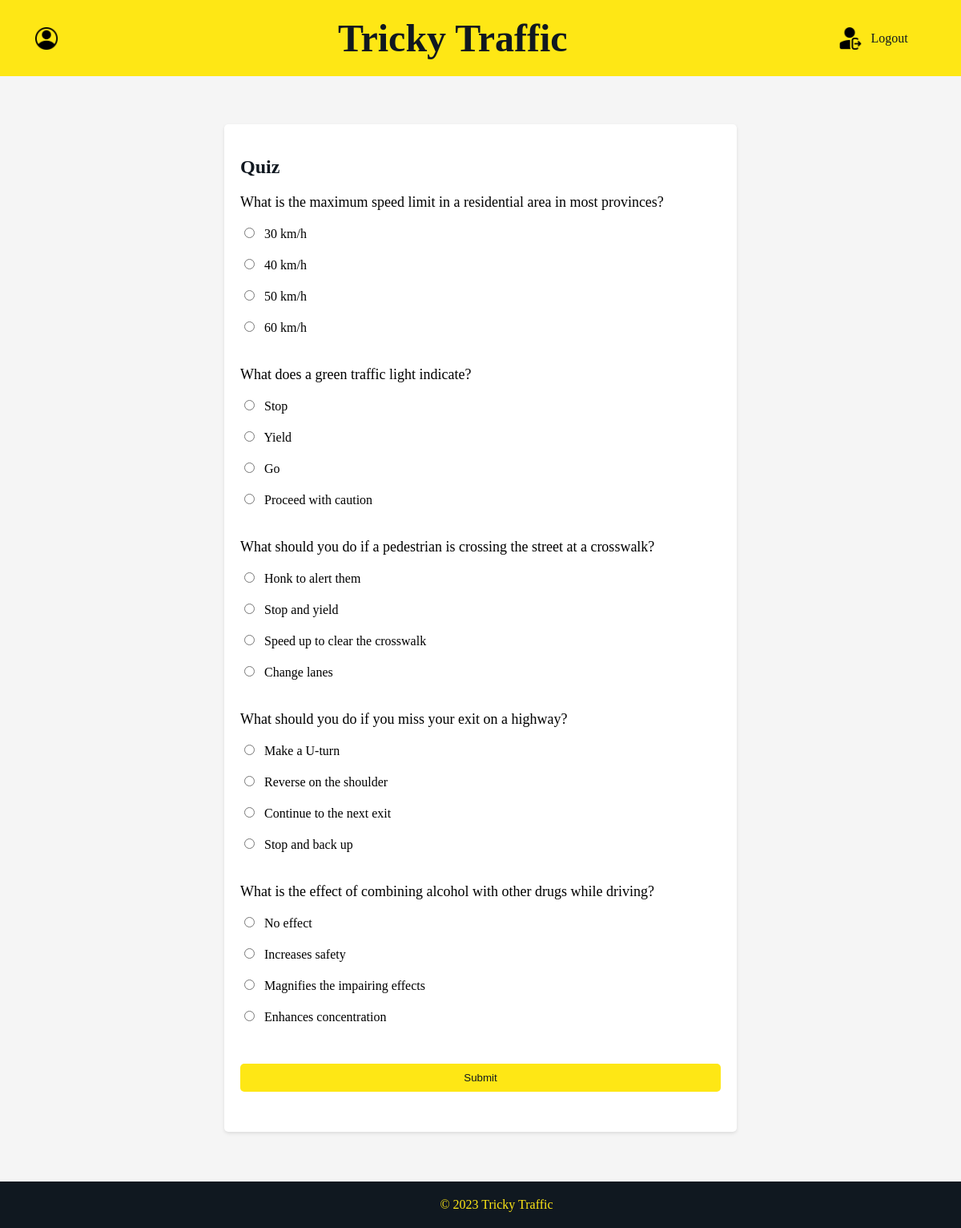
Page /TrickyTraffic/quiz/ on the committed database.
### TrickyTraffic/models.py (models this page shows)
class Question(models.Model):
    text = models.TextField()
    choice1 = models.CharField(max_length=200)
    choice2 = models.CharField(max_length=200)
    choice3 = models.CharField(max_length=200)
    choice4 = models.CharField(max_length=200)
    correct_choice = models.CharField(max_length=200)

### TrickyTraffic/views.py (the view, shortened to what this page needs)
# urls.py: path('quiz/', views.QuizView.as_view(), name='quiz'),
class QuizView(View):
    def get(self, request):
        questions = Question.objects.order_by('?')[:5]  # Retrieve 5 random questions
        return render(request, 'quiz.html', {'questions': questions})

### templates/quiz.html (shortened to what this page needs)
{% load static %}
<!DOCTYPE html>
<html lang="en">
<head>
    <link rel="stylesheet" href="{% static 'styles/quiz.css' %}">
</head>
<body>
    <header>
        <div class="div1">
            <img class="profile-img" src="{% static 'account.png' %}" alt="profile">
        </div>
        <h1>Tricky Traffic</h1>
        <div class="div2">
            <img class="log-out" src="{% static 'logout.png' %}" alt="Logout">
            <a class="log-out-link" href="{% url 'base' %}">
                <p class="log-out-button">Logout</p>
            </a>
        </div>
    </header>
    <div class="quiz-container">
          <h2>Quiz</h2>
          <form method="post" action="{% url 'quiz' %}">
            {% for question in questions %}
              <p>{{ question.text }}</p>
              <label><input type="radio" name="question_{{ question.id }}" value="{{ question.choice1 }}"> {{ question.choice1 }}</label><br>
              <label><input type="radio" name="question_{{ question.id }}" value="{{ question.choice2 }}"> {{ question.choice2 }}</label><br>
              <label><input type="radio" name="question_{{ question.id }}" value="{{ question.choice3 }}"> {{ question.choice3 }}</label><br>
              <label><input type="radio" name="question_{{ question.id }}" value="{{ question.choice4 }}"> {{ question.choice4 }}</label><br>
            {% endfor %}
            <button type="submit">Submit</button>
          </form>
    </div>
<footer>
        <p class="footer-text">&copy; 2023 Tricky Traffic</p>
    </footer>
</body>
</html>

### static/styles/quiz.css (style rules this page uses)
body { background-color: whitesmoke; margin: 0; padding: 0; font-family: Verdana, serif; }
header { text-align: center; display: flex; justify-content: space-between; align-items: center; padding: 20px; background-color: #FEE715; color: #101820; }
h1 { font-family: Monospaced, serif; color: #101820; margin: 0; font-size: 3em; }
.div1 { margin-left: 2%; display: flex; align-items: center; }
.profile-img { width: 30px; height: 30px; margin-right: 10px; }
.div2 { margin-right: 4%; display: flex; align-items: center; }
.log-out { width: 30px; height: 30px; margin-right: 10px; }
.log-out-link { text-decoration: none; display: flex; align-items: center; }
.log-out-button { color: #101820; text-decoration: none; cursor: pointer; display: inline; }
.quiz-container { background-color: #ffffff; border-radius: 5px; box-shadow: 0 2px 4px rgba(0, 0, 0, 0.1); width: 50%; margin: 5% auto; padding: 20px; margin-bottom: 10%; }
h2 { color: #101820; }
form { margin-top: 20px; }
.quiz-container p { font-size: 18px; margin-top: 20px; }
label { display: block; margin-bottom: 1px; font-weight: 500; }
input[type="radio"] { margin-right: 8px; }
button[type="submit"] { width: 100%; display: block; margin: 5% auto; padding: 10px 20px; background-color: #FEE715; color: #101820; border: none; border-radius: 5px; cursor: pointer; transition: background-color 0.3s ease-in-out; }
footer { background-color: #101820; color: #FEE715; bottom: 0; text-align: center; padding: 20px; position: fixed; width: 100%; }
.footer-text { margin: 0; }

### rows in the picture
Question: text "What is the maximum speed limit in a residential area in most provinces?", choice1 "30 km/h", choice2 "40 km/h", choice3 "50 km/h", choice4 "60 km/h"
Question: text "What does a green traffic light indicate?", choice1 "Stop", choice2 "Yield", choice3 "Go", choice4 "Proceed with caution"
Question: text "What should you do if a pedestrian is crossing the street at a crosswalk?", choice1 "Honk to alert them", choice2 "Stop and yield", choice3 "Speed up to clear the crosswalk", choice4 "Change lanes"
Question: text "What should you do if you miss your exit on a highway?", choice1 "Make a U-turn", choice2 "Reverse on the shoulder", choice3 "Continue to the next exit", choice4 "Stop and back up"
Question: text "What is the effect of combining alcohol with other drugs while driving?", choice1 "No effect", choice2 "Increases safety", choice3 "Magnifies the impairing effects", choice4 "Enhances concentration"
